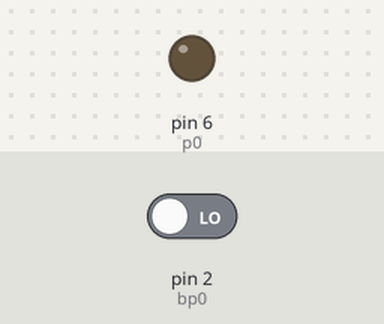
Bench run of a sketch on a simulated Arduino Uno, built with avr-gcc and run on an emulated ATmega328P. Parts: output pins drawn as LEDs (lit = HIGH). The test bench sets the inputs (shaded band); at power-on: pin 2 (bp0) LOW.

Above: at 1.2 s.
1.3 s: pin 2 (bp0) driven HIGH
At 2.2 s:
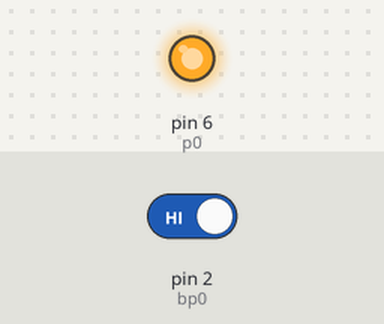
2.8 s: pin 2 (bp0) driven LOW
At 3.4 s:
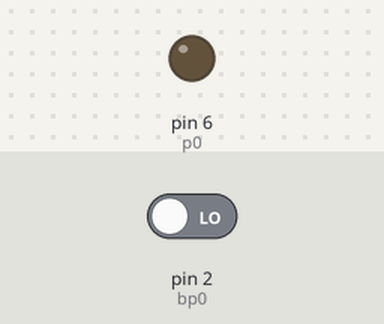
Timing chart, 0 to 5.8 s (numbered marks = the images above; inputs shaded):
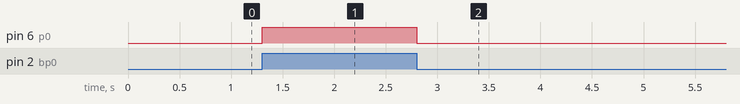

The sketch:

tp1_ex1.ino
```cpp
#define bp0 2
#define p0 6

void setup() {
  pinMode(bp0,INPUT);
  pinMode(p0,OUTPUT);
  Serial.begin(9600);
}

void loop() {
  if (digitalRead(bp0)==HIGH) {
    digitalWrite(p0,HIGH);
  } else {
    digitalWrite(p0,LOW);
  }
  delay(50);
}
```

Measured:
- after the input at 1.3 s, pin 6 (p0): LOW → HIGH at once
- after the input at 2.8 s, pin 6 (p0): HIGH → LOW at once
